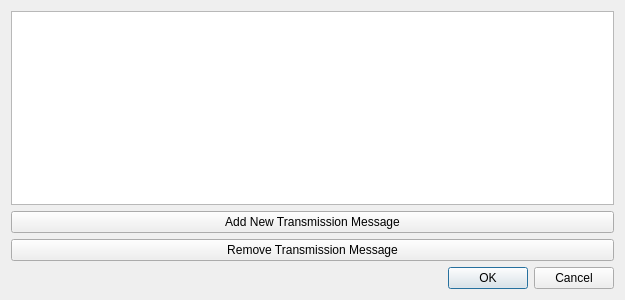
<?xml version="1.0" encoding="UTF-8"?>
<ui version="4.0">
 <class>Dialog</class>
 <widget class="QDialog" name="Dialog">
  <property name="geometry">
   <rect>
    <x>0</x>
    <y>0</y>
    <width>625</width>
    <height>300</height>
   </rect>
  </property>
  <property name="windowTitle">
   <string>Dialog</string>
  </property>
  <layout class="QGridLayout" name="gridLayout">
   <item row="4" column="0">
    <widget class="QDialogButtonBox" name="buttonBox">
     <property name="orientation">
      <enum>Qt::Orientation::Horizontal</enum>
     </property>
     <property name="standardButtons">
      <set>QDialogButtonBox::StandardButton::Cancel|QDialogButtonBox::StandardButton::Ok</set>
     </property>
    </widget>
   </item>
   <item row="0" column="0">
    <widget class="QTableWidget" name="txMessages"/>
   </item>
   <item row="1" column="0">
    <layout class="QVBoxLayout" name="verticalLayout">
     <property name="sizeConstraint">
      <enum>QLayout::SizeConstraint::SetDefaultConstraint</enum>
     </property>
     <item>
      <widget class="QPushButton" name="newTxButton">
       <property name="text">
        <string>Add New Transmission Message</string>
       </property>
      </widget>
     </item>
     <item>
      <widget class="QPushButton" name="removeTxButton">
       <property name="text">
        <string>Remove Transmission Message</string>
       </property>
      </widget>
     </item>
    </layout>
   </item>
  </layout>
 </widget>
 <resources/>
 <connections>
  <connection>
   <sender>buttonBox</sender>
   <signal>accepted()</signal>
   <receiver>Dialog</receiver>
   <slot>accept()</slot>
   <hints>
    <hint type="sourcelabel">
     <x>248</x>
     <y>254</y>
    </hint>
    <hint type="destinationlabel">
     <x>157</x>
     <y>274</y>
    </hint>
   </hints>
  </connection>
  <connection>
   <sender>buttonBox</sender>
   <signal>rejected()</signal>
   <receiver>Dialog</receiver>
   <slot>reject()</slot>
   <hints>
    <hint type="sourcelabel">
     <x>316</x>
     <y>260</y>
    </hint>
    <hint type="destinationlabel">
     <x>286</x>
     <y>274</y>
    </hint>
   </hints>
  </connection>
 </connections>
</ui>
